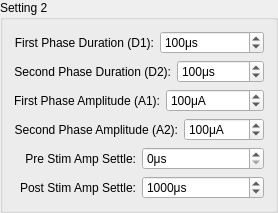
    <widget class="QGroupBox" name="groupBox_2">
     <property name="title">
      <string>Setting 2</string>
     </property>
     <layout class="QGridLayout" name="gridLayout_2">
      <item row="0" column="0">
       <layout class="QHBoxLayout" name="horizontalLayout_8">
        <item>
         <widget class="QLabel" name="label_7">
          <property name="font">
           <font>
            <pointsize>9</pointsize>
            <weight>50</weight>
            <bold>false</bold>
           </font>
          </property>
          <property name="text">
           <string>First Phase Duration (D1):</string>
          </property>
          <property name="alignment">
           <set>Qt::AlignRight|Qt::AlignTrailing|Qt::AlignVCenter</set>
          </property>
         </widget>
        </item>
        <item>
         <widget class="QSpinBox" name="spb_s2_d1">
          <property name="sizePolicy">
           <sizepolicy hsizetype="Preferred" vsizetype="Fixed">
            <horstretch>0</horstretch>
            <verstretch>0</verstretch>
           </sizepolicy>
          </property>
          <property name="minimumSize">
           <size>
            <width>80</width>
            <height>0</height>
           </size>
          </property>
          <property name="suffix">
           <string>μs</string>
          </property>
          <property name="minimum">
           <number>0</number>
          </property>
          <property name="maximum">
           <number>5000</number>
          </property>
          <property name="value">
           <number>100</number>
          </property>
         </widget>
        </item>
       </layout>
      </item>
      <item row="1" column="0">
       <layout class="QHBoxLayout" name="horizontalLayout_9">
        <item>
         <widget class="QLabel" name="label_8">
          <property name="font">
           <font>
            <pointsize>9</pointsize>
            <weight>50</weight>
            <bold>false</bold>
           </font>
          </property>
          <property name="text">
           <string>Second Phase Duration (D2):</string>
          </property>
          <property name="alignment">
           <set>Qt::AlignRight|Qt::AlignTrailing|Qt::AlignVCenter</set>
          </property>
         </widget>
        </item>
        <item>
         <widget class="QSpinBox" name="spb_s2_d2">
          <property name="sizePolicy">
           <sizepolicy hsizetype="Preferred" vsizetype="Fixed">
            <horstretch>0</horstretch>
            <verstretch>0</verstretch>
           </sizepolicy>
          </property>
          <property name="minimumSize">
           <size>
            <width>80</width>
            <height>0</height>
           </size>
          </property>
          <property name="suffix">
           <string>μs</string>
          </property>
          <property name="minimum">
           <number>0</number>
          </property>
          <property name="maximum">
           <number>5000</number>
          </property>
          <property name="value">
           <number>100</number>
          </property>
         </widget>
        </item>
       </layout>
      </item>
      <item row="2" column="0">
       <layout class="QHBoxLayout" name="horizontalLayout_10">
        <item>
         <widget class="QLabel" name="label_9">
          <property name="font">
           <font>
            <pointsize>9</pointsize>
            <weight>50</weight>
            <bold>false</bold>
           </font>
          </property>
          <property name="text">
           <string>First Phase Amplitude (A1):</string>
          </property>
          <property name="alignment">
           <set>Qt::AlignRight|Qt::AlignTrailing|Qt::AlignVCenter</set>
          </property>
         </widget>
        </item>
        <item>
         <widget class="QSpinBox" name="spb_s2_a1">
          <property name="sizePolicy">
           <sizepolicy hsizetype="Preferred" vsizetype="Fixed">
            <horstretch>0</horstretch>
            <verstretch>0</verstretch>
           </sizepolicy>
          </property>
          <property name="minimumSize">
           <size>
            <width>80</width>
            <height>0</height>
           </size>
          </property>
          <property name="suffix">
           <string>μA</string>
          </property>
          <property name="minimum">
           <number>0</number>
          </property>
          <property name="maximum">
           <number>2550</number>
          </property>
          <property name="value">
           <number>100</number>
          </property>
         </widget>
        </item>
       </layout>
      </item>
      <item row="3" column="0">
       <layout class="QHBoxLayout" name="horizontalLayout_11">
        <item>
         <widget class="QLabel" name="label_10">
          <property name="font">
           <font>
            <pointsize>9</pointsize>
            <weight>50</weight>
            <bold>false</bold>
           </font>
          </property>
          <property name="text">
           <string>Second Phase Amplitude (A2):</string>
          </property>
          <property name="alignment">
           <set>Qt::AlignRight|Qt::AlignTrailing|Qt::AlignVCenter</set>
          </property>
         </widget>
        </item>
        <item>
         <widget class="QSpinBox" name="spb_s2_a2">
          <property name="sizePolicy">
           <sizepolicy hsizetype="Preferred" vsizetype="Fixed">
            <horstretch>0</horstretch>
            <verstretch>0</verstretch>
           </sizepolicy>
          </property>
          <property name="minimumSize">
           <size>
            <width>80</width>
            <height>0</height>
           </size>
          </property>
          <property name="suffix">
           <string>μA</string>
          </property>
          <property name="minimum">
           <number>0</number>
          </property>
          <property name="maximum">
           <number>2550</number>
          </property>
          <property name="value">
           <number>100</number>
          </property>
         </widget>
        </item>
       </layout>
      </item>
      <item row="4" column="0">
       <layout class="QHBoxLayout" name="horizontalLayout_12">
        <item>
         <widget class="QLabel" name="label_11">
          <property name="font">
           <font>
            <pointsize>9</pointsize>
            <weight>50</weight>
            <bold>false</bold>
           </font>
          </property>
          <property name="text">
           <string>Pre Stim Amp Settle:</string>
          </property>
          <property name="alignment">
           <set>Qt::AlignRight|Qt::AlignTrailing|Qt::AlignVCenter</set>
          </property>
         </widget>
        </item>
        <item>
         <widget class="QSpinBox" name="spb_s2_pre1">
          <property name="sizePolicy">
           <sizepolicy hsizetype="Preferred" vsizetype="Fixed">
            <horstretch>0</horstretch>
            <verstretch>0</verstretch>
           </sizepolicy>
          </property>
          <property name="minimumSize">
           <size>
            <width>80</width>
            <height>0</height>
           </size>
          </property>
          <property name="suffix">
           <string>μs</string>
          </property>
          <property name="minimum">
           <number>0</number>
          </property>
          <property name="maximum">
           <number>500000</number>
          </property>
          <property name="value">
           <number>0</number>
          </property>
         </widget>
        </item>
       </layout>
      </item>
      <item row="5" column="0">
       <layout class="QHBoxLayout" name="horizontalLayout_13">
        <item>
         <widget class="QLabel" name="label_12">
          <property name="font">
           <font>
            <pointsize>9</pointsize>
            <weight>50</weight>
            <bold>false</bold>
           </font>
          </property>
          <property name="text">
           <string>Post Stim Amp Settle:</string>
          </property>
          <property name="alignment">
           <set>Qt::AlignRight|Qt::AlignTrailing|Qt::AlignVCenter</set>
          </property>
         </widget>
        </item>
        <item>
         <widget class="QSpinBox" name="spb_s2_post1">
          <property name="sizePolicy">
           <sizepolicy hsizetype="Preferred" vsizetype="Fixed">
            <horstretch>0</horstretch>
            <verstretch>0</verstretch>
           </sizepolicy>
          </property>
          <property name="minimumSize">
           <size>
            <width>80</width>
            <height>0</height>
           </size>
          </property>
          <property name="suffix">
           <string>μs</string>
          </property>
          <property name="minimum">
           <number>0</number>
          </property>
          <property name="maximum">
           <number>500000</number>
          </property>
          <property name="value">
           <number>1000</number>
          </property>
         </widget>
        </item>
       </layout>
      </item>
     </layout>
    </widget>
